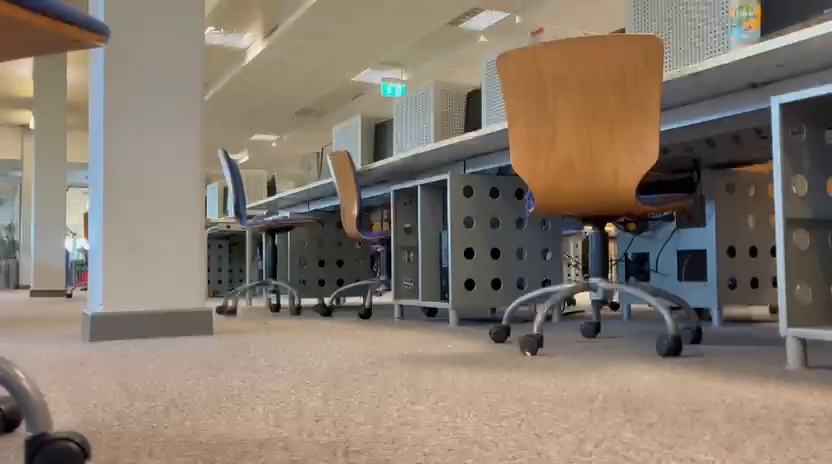
#> input picture frame 34 of Tequila/inputs/clip.mp4, 832 x 464 px, given in place of the camera
$ python test_camera.py
#> lines starting #> are read from the running program, lines starting #| are printed output that depends on the picture
#!/usr/bin/env python3
"""
Quick test to verify the RB3 camera opens and streams frames.
Run this before main.py.

Usage:
    python3 test_camera.py
    python3 test_camera.py --index 1
"""
import argparse, sys, time
import cv2

p = argparse.ArgumentParser()
p.add_argument("--index", type=int, default=0)
p.add_argument("--frames", type=int, default=10)
args = p.parse_args()

print(f"Opening /dev/video{args.index} …")
cap = cv2.VideoCapture(args.index)

if not cap.isOpened():
    print(f"ERROR: Could not open camera {args.index}")
    print("Try:  v4l2-ctl --list-devices")
    sys.exit(1)

cap.set(cv2.CAP_PROP_FRAME_WIDTH,  1280)
cap.set(cv2.CAP_PROP_FRAME_HEIGHT,  720)

w  = int(cap.get(cv2.CAP_PROP_FRAME_WIDTH))
h  = int(cap.get(cv2.CAP_PROP_FRAME_HEIGHT))
print(f"Camera opened: {w}x{h}")

for i in range(args.frames):
    t0 = time.time()
    ok, frame = cap.read()
    if not ok:
        print(f"Frame {i}: READ FAILED")
        continue
    ms = (time.time() - t0) * 1000
    print(f"Frame {i+1}/{args.frames}: {frame.shape}  {ms:.1f} ms")
#> this loop made 10 passes
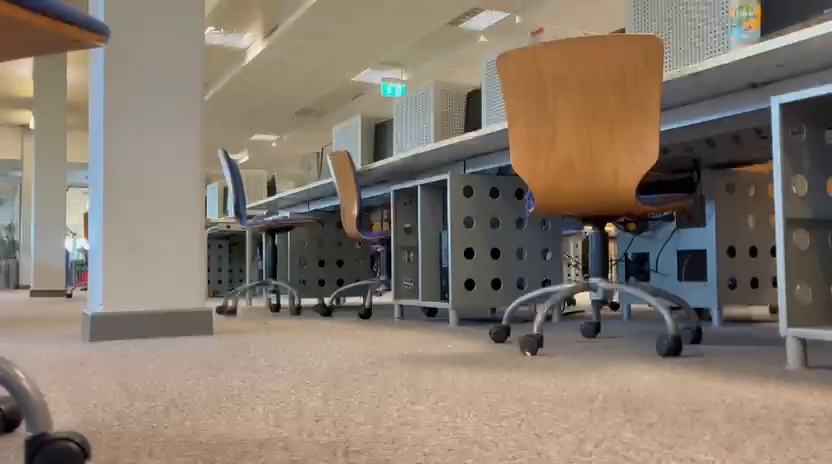
#> input picture frame 34 of Tequila/inputs/clip.mp4, 832 x 464 px, given in place of the camera
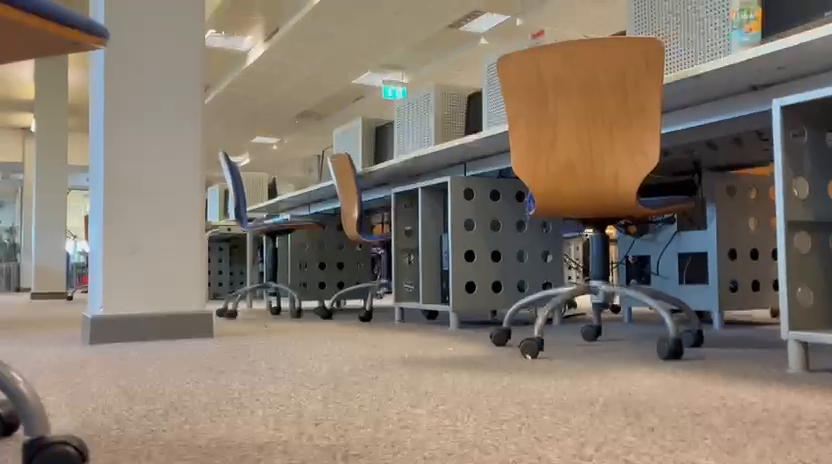
#> input picture frame 35 of Tequila/inputs/clip.mp4, 832 x 464 px, given in place of the camera
#> pass 3, `ok, frame = cap.read()`:
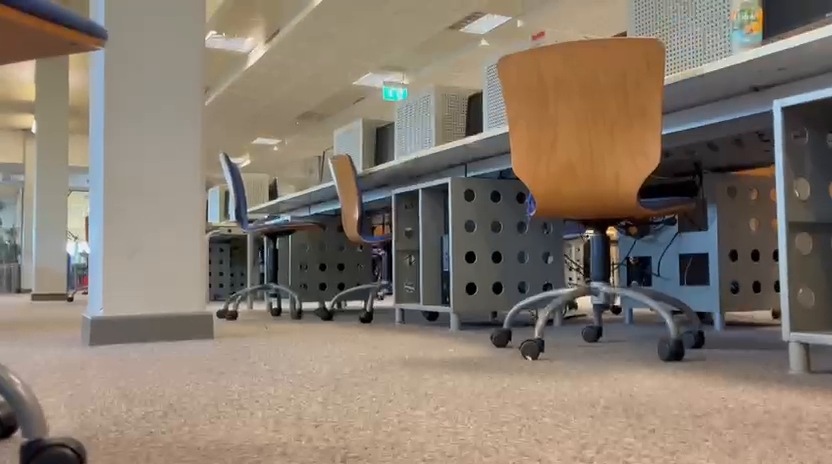
#> frame: shape (464, 832, 3); mean B, G, R 109.6, 122.6, 134.6

cap.release()
print("Camera OK")

$ run again, starting later in the video
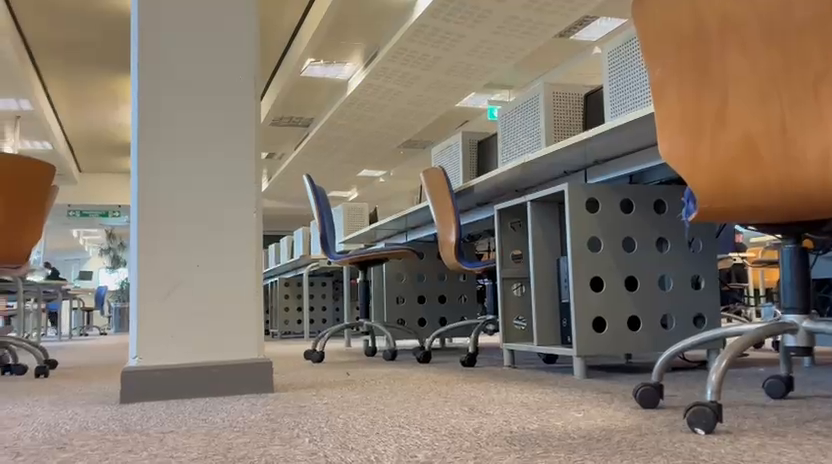
#> input picture frame 153 of Tequila/inputs/clip.mp4, 832 x 464 px, given in place of the camera
#> the loop `for i in range(args.frames):` made 10 passes
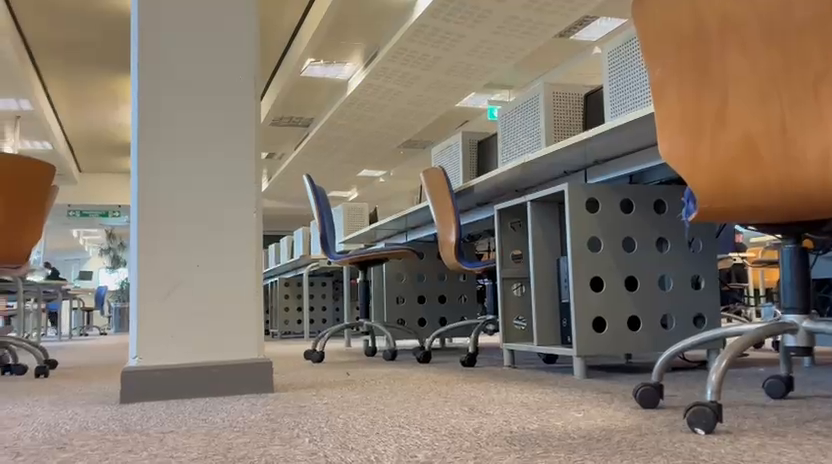
#> input picture frame 153 of Tequila/inputs/clip.mp4, 832 x 464 px, given in place of the camera
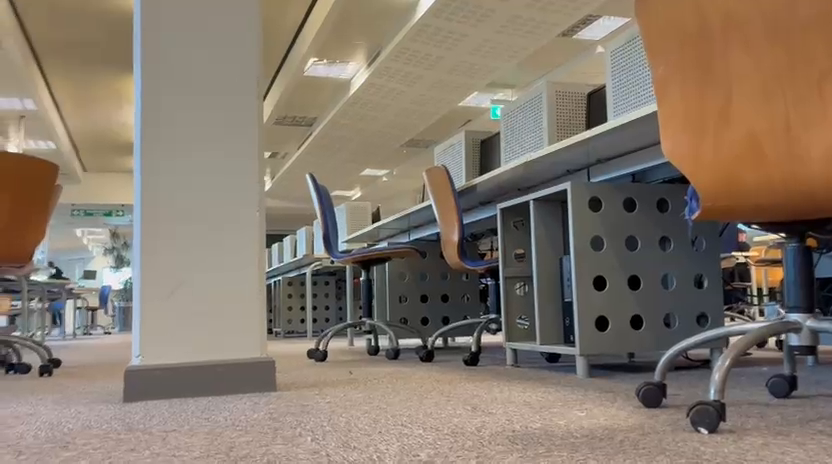
#> input picture frame 154 of Tequila/inputs/clip.mp4, 832 x 464 px, given in place of the camera
#> pass 3, `ok, frame = cap.read()`:
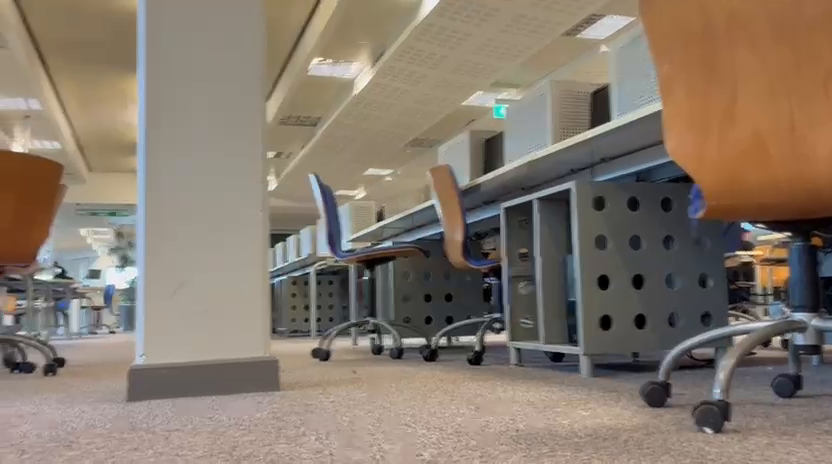
#> frame: shape (464, 832, 3); mean B, G, R 108.4, 121.4, 134.2

$ run again, starting later in the video
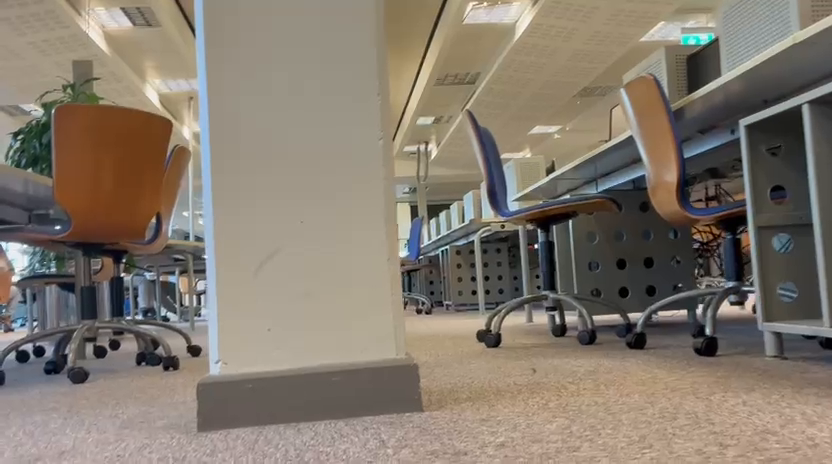
#> input picture frame 273 of Tequila/inputs/clip.mp4, 832 x 464 px, given in place of the camera
#> the loop `for i in range(args.frames):` made 10 passes
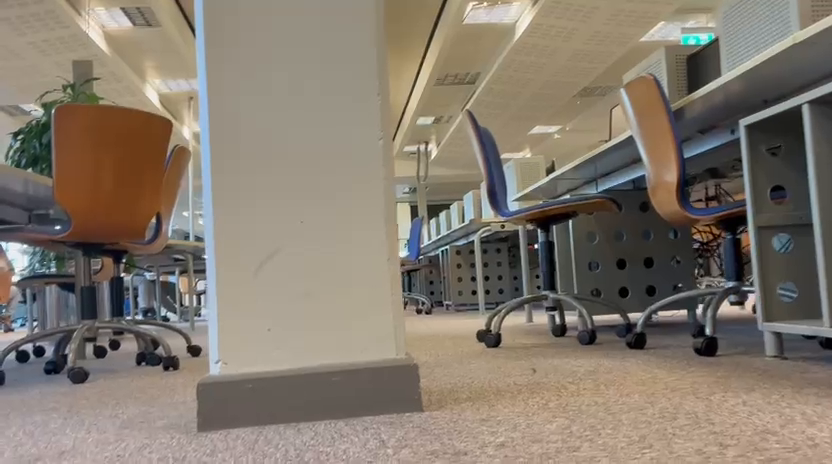
#> input picture frame 273 of Tequila/inputs/clip.mp4, 832 x 464 px, given in place of the camera
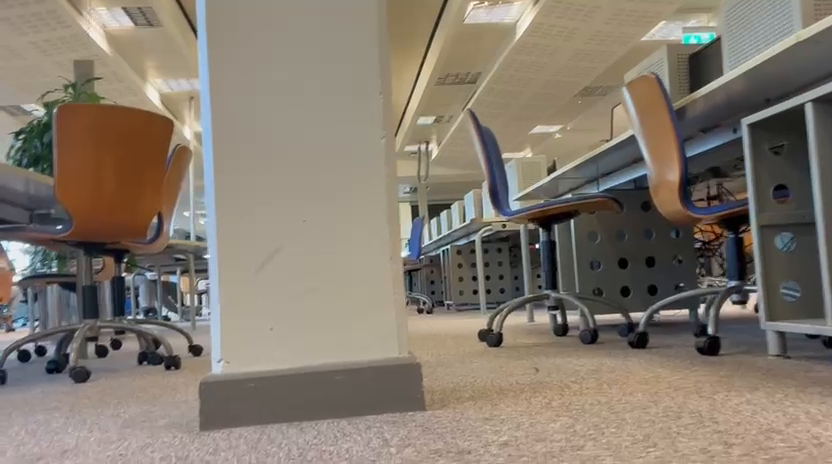
#> input picture frame 274 of Tequila/inputs/clip.mp4, 832 x 464 px, given in place of the camera
#> pass 3, `ok, frame = cap.read()`:
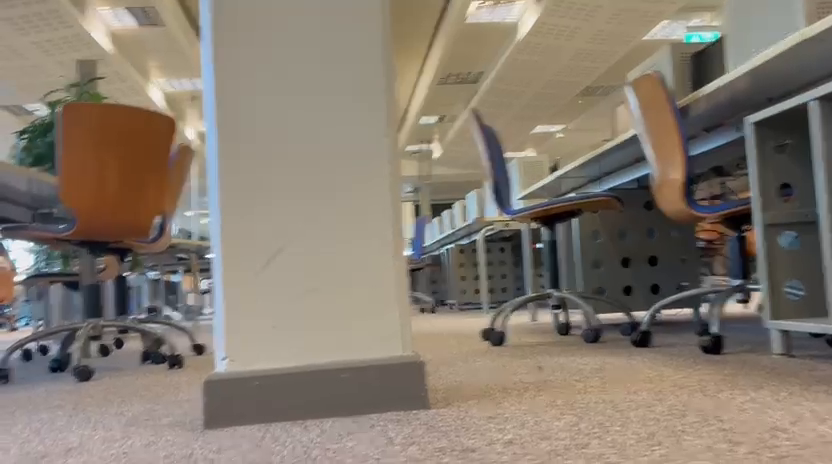
#> frame: shape (464, 832, 3); mean B, G, R 111.9, 123.6, 133.9
